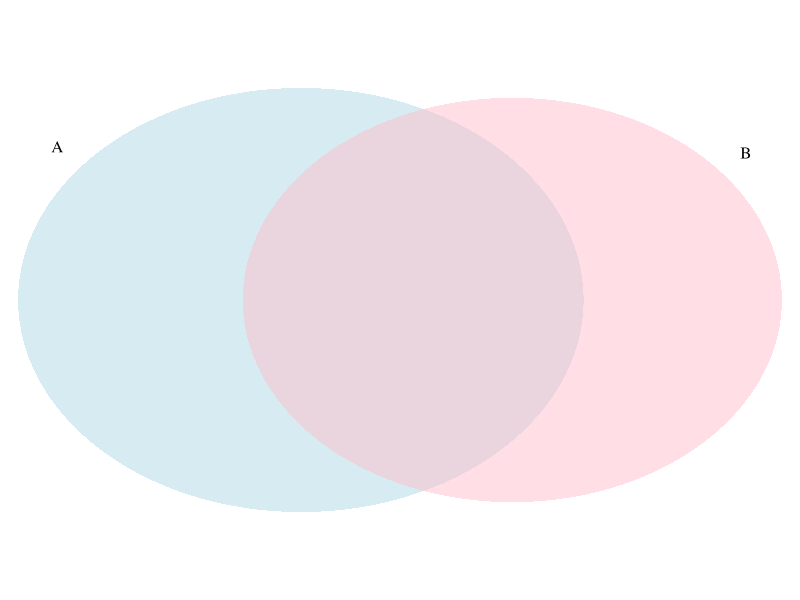
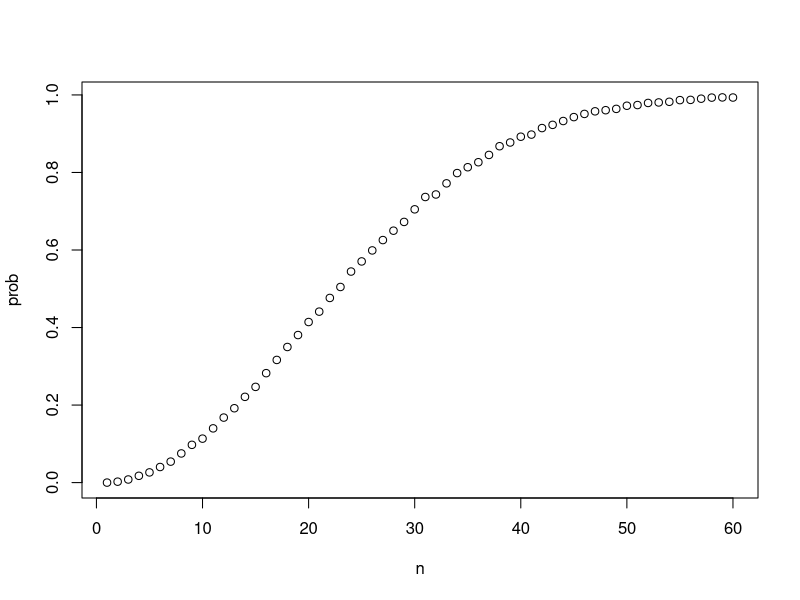
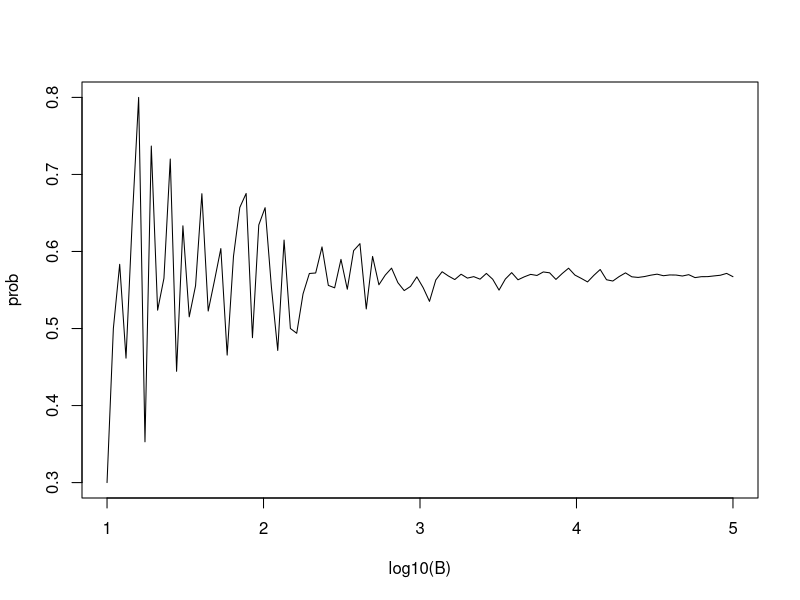

Here is the R script that generated these plots, in order:
## ---- chunk 1
beads <- rep(c("red", "blue"), times = c(2,3))
beads
## ---- chunk 2
sample(beads, 1)
## ---- chunk 3
B <- 10000
events <- replicate(B, sample(beads, 1))
## ---- chunk 4
tab <- table(events)
tab
## ---- chunk 5
prop.table(tab)
## ---- chunk 6
sample(beads, 5)
sample(beads, 5)
sample(beads, 5)
## ---- chunk 7
events <- sample(beads, B, replace = TRUE)
prop.table(table(events))
## ---- chunk 8
# Set the seed so that we get the same outcomes each time
# we run the code even though it is random. We are setting 
# the random number generator. This is great for reproducibility.
set.seed(1)
## ---- chunk 9
x <- sample(beads, 5)
## ---- chunk 10
x[2:5]
## ---- chunk 11
number <- "Three"
suit   <- "Hearts"
paste(number, suit)
## ---- chunk 12
paste(letters[1:5], as.character(1:5))
## ---- chunk 13
expand.grid(pants = c("blue", "black"), shirt = c("white", "grey", "plaid"))
## ---- chunk 14
suits   <- c("Diamonds", "Clubs", "Hearts", "Spades")
numbers <- c("Ace", "Deuce", "Three", "Four", "Five", "Six", "Seven", "Eight", "Nine", "Ten", "Jack", "Queen", "King")
deck <- expand.grid(number = numbers, suit = suits)
deck <- paste(deck$number, deck$suit)
## ---- chunk 15
kings <- paste("King", suits)
mean(deck %in% kings)
## ---- chunk 16
library(gtools)
permutations(3, 2)
## ---- chunk 17
hands <- permutations(52, 2, v = deck)
## ---- chunk 18
first_card  <- hands[,1]
second_card <- hands[,2]
## ---- chunk 19
kings <- paste("King", suits)
sum(first_card %in% kings)
## ---- chunk 20
sum(first_card %in% kings & second_card %in% kings) / sum(first_card %in% kings)
## ---- chunk 21
mean(first_card %in% kings & second_card %in% kings) / mean(first_card %in% kings)
## ---- chunk 22
permutations(3,2)
combinations(3,2)
## ---- chunk 23
aces <- paste("Ace", suits)

facecard <- c("King", "Queen", "Jack", "Ten")
facecard <- expand.grid(number = facecard, suit = suits)
facecard <- paste(facecard$number, facecard$suit)

hands <- combinations(52, 2, v = deck)
mean(hands[,1] %in% aces & hands[,2] %in% facecard)
## ---- chunk 24
mean((hands[,1] %in% aces & hands[,2] %in% facecard) | (hands[,2] %in% aces & hands[,1] %in% facecard))
## ---- chunk 25
library(VennDiagram)
grid.newpage()
draw.pairwise.venn(22, 20, 11, category = c("A", "B"), lty = rep("blank", 2), fill = c("light blue", "pink"), alpha = rep(0.5, 2),  cat.dist = rep(0.025, 2), cex=0)
## ---- chunk 26
1/13*16/51 + 16/52*4/51 - 0
## ---- chunk 27
hand <- sample(deck, 2)
hand
## ---- chunk 28
(hands[1] %in% aces & hands[2] %in% facecard) | (hands[2] %in% aces & hands[1] %in% facecard)
## ---- chunk 29
blackjack <- function(){
   hand <- sample(deck, 2)
  (hand[1] %in% aces & hand[2] %in% facecard) | 
  (hand[2] %in% aces & hand[1] %in% facecard)
}
## ---- chunk 30
blackjack()
## ---- chunk 31
B <- 10000
results <- replicate(B, blackjack())
mean(results)
## ---- chunk 32
set.seed(1)
## ---- chunk 33
n <- 50
bdays <- sample(1:365, n, replace = TRUE)
## ---- chunk 34
duplicated(c(1,2,3,1,4,3,5))
## ---- chunk 35
any(duplicated(bdays))
## ---- chunk 36
bdays
## ---- chunk 37
same_birthday <- function(n){
  bdays <- sample(1:365, n, replace=TRUE)
  any(duplicated(bdays))
}

compute_prob <- function(n, B=10000){
  results <- replicate(B, same_birthday(n))
  mean(results)
}
## ---- chunk 38
n <- seq(1,60)
## ---- chunk 39
x <- 1:10
sqrt(x)
y <- 1:10
x*y
## ---- chunk 40
x <- 1:10
sapply(x, sqrt)
## ---- chunk 41
prob <- sapply(n, compute_prob)
plot(n, prob)
## ---- chunk 42
B <- 10^seq(1, 5, len = 100)
compute_prob <- function(B, n = 25){
  same_day <- replicate(B, same_birthday(n))
  mean(same_day)
}
prob <- sapply(B, compute_prob)
plot(log10(B), prob, type = "l")
## ---- chunk 43
exact_prob <- function(n){
  prob_unique <- seq(365, 365-n+1)/365 
  1 - prod(prob_unique)
}
eprob <- sapply(n, exact_prob)
eprob[25]
## ---- chunk 44
B <- 10000
stick <- replicate(B, {
  doors <- as.character(1:3)
  prize <- sample(c("car","goat","goat"))
  prize_door <- doors[prize == "car"]
  my_pick  <- sample(doors, 1)
  show <- sample(doors[!doors %in% c(my_pick, prize_door)],1)
  stick <- my_pick
  stick == prize_door
})
mean(stick)
## ---- chunk 45
switch <- replicate(B, {
  doors <- as.character(1:3)
  prize <- sample(c("car","goat","goat"))
  prize_door <- doors[prize == "car"]
  my_pick  <- sample(doors, 1)
  show <- sample(doors[!doors %in% c(my_pick, prize_door)], 1)
  stick <- my_pick
  switch <- doors[!doors %in% c(my_pick, show)]
  switch == prize_door
})
mean(switch)
